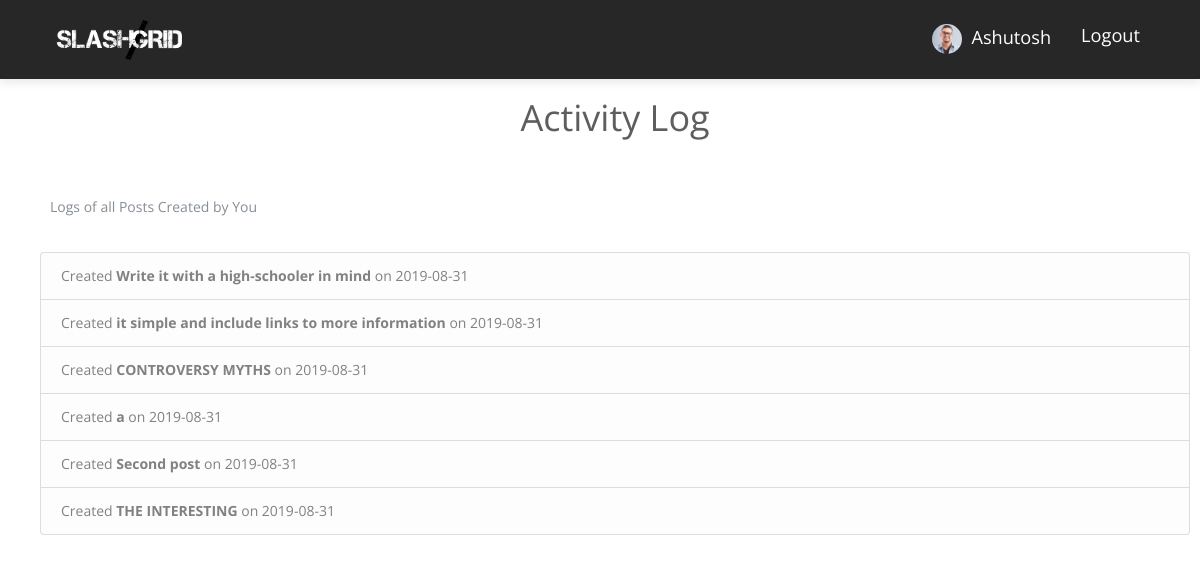
The page /activity_log (signed in) on the database its author committed.
### flaskblog/models.py (models this page shows, shortened)
class User(db.Model, UserMixin):
    id = db.Column(db.Integer, primary_key=True)
    username = db.Column(db.String(20), unique=True, nullable=False)
    email = db.Column(db.String(120), unique=True, nullable=False)
    image_file = db.Column(db.String(20), nullable=False, default='default.jpg')
    password = db.Column(db.String(60), nullable=False)
    fb_link = db.Column(db.String(120), unique=True, nullable=True)
    posts = db.relationship('Post', backref='author', lazy=True)
    comment = db.relationship('Comments', backref='author', lazy=True)

class Post(db.Model):
    id = db.Column(db.Integer, primary_key=True)
    title = db.Column(db.String(100), nullable=False)
    date_posted = db.Column(db.DateTime, nullable=False, default=datetime.utcnow)
    content = db.Column(db.Text, nullable=False)
    user_id = db.Column(db.Integer, db.ForeignKey('user.id'), nullable=False)
    comment = db.relationship('Comments', backref='post', lazy=True)

### flaskblog/posts/routes.py (the view)
@posts.route("/activity_log")
@login_required
def activity_log():
    return render_template('activity_log.html', title='Activity Log')

### flaskblog/models.py (called while the page is built)
@login_manager.user_loader
def load_user(user_id):
    return User.query.get(int(user_id))

### flaskblog/templates/activity_log.html (shortened to what this page needs)
{% extends "base.html" %}
{% block content %}
        <div class="uk-container" style="margin-top:100px">
          <div class="row">
            <div class="col-lg-12">
                <div class="content-section">
                    <h3 class="text-center">Activity Log</h3>
                    <br><br>
                    <p class='text-muted uk-margin-small-left'>Logs of all Posts Created by You
                      <br><br>
                      <ul class="list-group">
                          {% for post in current_user.posts %}
                          <li class="list-group-item list-group-item-light">Created <b>{{ post.title }}</b> on {{ post.date_posted.strftime('%Y-%m-%d') }}</li>
                          {% endfor %}
                      </ul>
                    </p>
                  </div>
            </div>
          </div>
        </div>
{% endblock %}

### flaskblog/templates/navbar.html (shortened to what this page needs)
<nav class="navbar main-nav  fixed-top navbar-expand-lg" style="background:#272727 !important">
    <div class="container">
        <a class="navbar-brand" href="/"><img src="{{ url_for('static', filename='images/download2.png') }}" alt="logo" width="150" style="padding:10px"></a>
        <div class="collapse navbar-collapse" id="navbarNav">
        <ul class="navbar-nav ml-auto">
          {% if current_user.is_authenticated %}
          <li class="nav-item">
              <a class="nav-link" href="{{ url_for('users.account') }}" style="text-transform: capitalize;color:white;font-size:1.3em">
                  <img class="rounded-circle" src="{{ url_for('static', filename='profile_pics/' + current_user.image_file) }}" width="30">
                  &nbsp;{{ current_user.username }}
              </a>
          </li>
          <li class="nav-item">
              <a class="nav-link" href="{{ url_for('users.logout') }}" style="color:white;font-size:1.3em">Logout</a>
          </li>
         {% endif %}
        </ul>
        </div>
    </div>
</nav>

### flaskblog/static/css/style.css (style rules this page uses)
body { font-family: "Open Sans", sans-serif; -webkit-font-smoothing: antialiased; }
h1, h2, h3, h4, h5, h6 { font-family: "Open Sans", sans-serif; color: #5e5e5e; font-weight: 400; line-height: 1; }
h3 { font-size: 36px; }
p, a, li, blockquote, label, span { font-size: 14px; letter-spacing: 0; line-height: 22px; color: #999999; margin-bottom: 0; }
p { line-height: 30px; }
.transition, .main-nav, .main-nav .navbar-brand { transition: .3s ease; }
.main-nav { background: #7d71d3; box-shadow: 0px 3px 10px 0px rgba(0, 0, 0, 0.1); }
.main-nav .navbar-brand { padding: 0; }
.main-nav .navbar-nav .nav-item { position: relative; }
.main-nav .navbar-nav .nav-item .nav-link { position: relative; text-align: center; font-size: 13px; color: #000; padding-left: 15px; padding-right: 15px; }

### rows shown on the page
User: image_file (picture), username "Ashutosh"
Post: title "Write it with a high-schooler in mind", date_posted "2019-08-31"
Post: title "it simple and include links to more information", date_posted "2019-08-31"
Post: title "CONTROVERSY MYTHS", date_posted "2019-08-31"
Post: title "a", date_posted "2019-08-31"
Post: title "Second post", date_posted "2019-08-31"
Post: title "THE INTERESTING", date_posted "2019-08-31"
